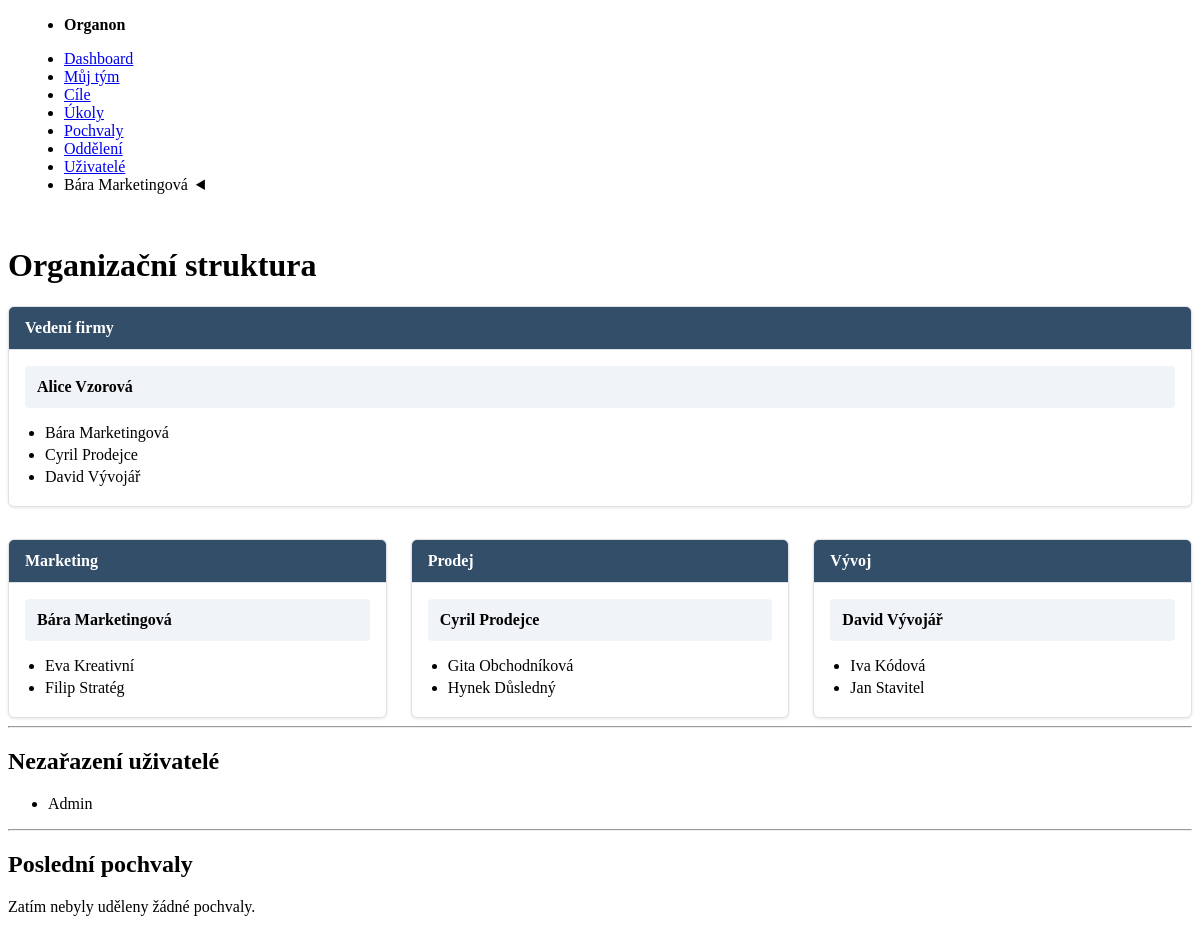
/index.php?page=dashboard (signed in), run on the app's committed database.
### tables this page shows
CREATE TABLE users (
            id INTEGER PRIMARY KEY AUTOINCREMENT,
            username TEXT NOT NULL UNIQUE,
            email TEXT NOT NULL UNIQUE,
            password_hash TEXT NOT NULL,
            full_name TEXT NOT NULL,
            created_at TIMESTAMP DEFAULT CURRENT_TIMESTAMP
        );

### src/Auth.php (called while the page is built, shortened)
<?php
require_once __DIR__ . '/Database.php';
class Auth
{
    private ?array $user = null;
    public function __construct()
    {
        if ($this->check()) {
            $this->user = $_SESSION['user'];
        }
    }
    public function check(): bool
    {
        return isset($_SESSION['user']);
    }
    public function user(): ?array
    {
        return $this->user;
    }
}

### src/Database.php (called while the page is built, shortened)
<?php
class Database
{
    private static ?PDO $instance = null;
    public static function getInstance(): PDO
    {
        if (self::$instance === null) {
            $rootPath = realpath(__DIR__ . '/..');
            $dbPath = $rootPath . '/data/organon.db';
            try {
                self::$instance = new PDO('sqlite:' . $dbPath);
                self::$instance->setAttribute(PDO::ATTR_ERRMODE, PDO::ERRMODE_EXCEPTION);
                self::$instance->setAttribute(PDO::ATTR_DEFAULT_FETCH_MODE, PDO::FETCH_ASSOC);
                self::$instance->exec('PRAGMA foreign_keys = ON;');
            } catch (PDOException $e) {
                die("Database connection failed: " . $e->getMessage());
            }
        }
        return self::$instance;
    }
}

### src/Repository/DepartmentRepository.php (called while the page is built, shortened)
<?php
class DepartmentRepository
{
    private PDO $pdo;
    public function __construct()
    {
        $this->pdo = Database::getInstance();
    }
    public function findAll(): array
    {
        $sql = "
            SELECT
                d.id,
                d.name,
                d.parent_id,
                d.manager_id,
                u.full_name as manager_name,
                p.name as parent_name
            FROM departments d
            LEFT JOIN users u ON d.manager_id = u.id
            LEFT JOIN departments p ON d.parent_id = p.id
            ORDER BY d.name
        ";
        $stmt = $this->pdo->query($sql);
        return $stmt->fetchAll();
    }
}

### templates/dashboard.php (the view, shortened to what this page needs)
<?php
$pdo = Database::getInstance();
$departments = [];
foreach ($departmentRepo->findAll() as $dept) {
    $departments[$dept['id']] = $dept;
}
$users = [];
$stmt_users = $pdo->query("SELECT id, full_name FROM users");
while($user = $stmt_users->fetch(PDO::FETCH_ASSOC)) {
    $users[$user['id']] = $user;
}
$usersByDepartment = [];
$assignedUserIds = [];
$stmt_links = $pdo->query("SELECT user_id, department_id FROM user_departments");
while ($link = $stmt_links->fetch(PDO::FETCH_ASSOC)) {
    $usersByDepartment[$link['department_id']][] = $link['user_id'];
    $assignedUserIds[$link['user_id']] = true;
}
$unassignedUsers = [];
foreach ($users as $userId => $user) {
    if (!isset($assignedUserIds[$userId])) {
        $unassignedUsers[] = $user;
    }
}
$recentRecognitions = $recognitionRepo->findAll();
function render_department_card($dept, $users, $usersByDepartment) {
    $managerName = $dept['manager_name'] ?? 'N/A';
    $memberIds = $usersByDepartment[$dept['id']] ?? [];
    ?>
    <div class="dept-card">
        <div class="dept-header">
            <?= htmlspecialchars($dept['name']) ?>
        </div>
        <div class="dept-body">
            <div class="dept-manager">
                <strong><?= htmlspecialchars($managerName) ?></strong>
            </div>
            <div class="dept-employees">
                <ul>
                    <?php
                    foreach ($memberIds as $userId) {
                        if ($userId != $dept['manager_id']) {
                            echo '<li>' . htmlspecialchars($users[$userId]['full_name']) . '</li>';
                        }
                    }
                    ?>
                </ul>
            </div>
        </div>
    </div>
    <?php
}
$rootDepts = [];
$childDepts = [];
foreach ($departments as $dept) {
    if (empty($dept['parent_id'])) {
        $rootDepts[] = $dept;
    } else {
        $childDepts[$dept['parent_id']][] = $dept;
    }
}
?>
<h1>Organizační struktura</h1>
<div class="org-container">
    <?php
    foreach ($rootDepts as $root) {
        render_department_card($root, $users, $usersByDepartment);
        $directSubDepts = $childDepts[$root['id']] ?? [];
        if (!empty($directSubDepts)) {
            echo '<div class="org-grid">';
            foreach ($directSubDepts as $subDept) {
                render_department_card($subDept, $users, $usersByDepartment);
            }
            echo '</div>';
        }
    }
    ?>
</div>
<hr>
<h2>Nezařazení uživatelé</h2>
<article>
    <?php if (empty($unassignedUsers)): ?>
        <p>Všichni uživatelé jsou zařazeni do oddělení.</p>
    <?php else: ?>
        <ul>
            <?php foreach ($unassignedUsers as $user): ?>
                <li><?= htmlspecialchars($user['full_name']) ?></li>
            <?php endforeach; ?>
        </ul>
    <?php endif; ?>
</article>
<hr>
<h2>Poslední pochvaly</h2>
<article>
    <?php if (empty($recentRecognitions)): ?>
        <p>Zatím nebyly uděleny žádné pochvaly.</p>
    <?php endif; ?>
</article>

### public/index.php (shortened to what this page needs)
<?php
require_once __DIR__ . '/../src/Database.php';
require_once __DIR__ . '/../src/Auth.php';
require_once __DIR__ . '/../src/Repository/DepartmentRepository.php';
$auth = new Auth();
$departmentRepo = new DepartmentRepository();
$recognitionRepo = new RecognitionRepository();
$page = $_GET['page'] ?? 'dashboard';
if ($auth->check()){
    include __DIR__ . '/../templates/header.php';
}
switch ($page) {
    case 'dashboard':
        include __DIR__ . '/../templates/dashboard.php';
        break;
}
if ($auth->check()){
    include __DIR__ . '/../templates/footer.php';
}

### templates/header.php (shortened to what this page needs)
<?php
$user = $auth->user();
?>
<!DOCTYPE html>
<html lang="cs">
<head>
    <link rel="stylesheet" href="https://cdn.jsdelivr.net/npm/@picocss/pico@1/css/pico.min.css">
</head>
<body>
    <?php if ($auth->check()): ?>
    <nav>
        <ul>
            <li><strong>Organon</strong></li>
        </ul>
        <ul>
            <li><a href="index.php?page=dashboard">Dashboard</a></li>
            <li><a href="index.php?page=my_team">Můj tým</a></li>
            <li><a href="index.php?page=goals">Cíle</a></li>
            <li><a href="index.php?page=action_items">Úkoly</a></li>
            <li><a href="index.php?page=recognitions">Pochvaly</a></li>
            <li><a href="index.php?page=departments">Oddělení</a></li>
            <li><a href="index.php?page=users">Uživatelé</a></li>
            <li>
                <details role="list" dir="rtl">
                    <summary aria-haspopup="listbox" role="link"><?= htmlspecialchars($user['full_name']) ?></summary>
                </details>
            </li>
        </ul>
    </nav>
    <?php endif; ?>
    <main class="container">

### templates/footer.php
    </main>
</body>
</html>

### templates/header.php (style rules this page uses)
body > nav { padding-left: 1rem; padding-right: 1rem; }
.container { padding-top: 1rem; }

### templates/dashboard.php (style rules this page uses)
.org-container { display: flex; flex-direction: column; gap: 2rem; }
.org-grid { display: flex; flex-wrap: wrap; gap: 1.5rem; }
.dept-card { border: 1px solid #dfe1e5; border-radius: 6px; flex: 1; min-width: 280px; background-color: #fff; box-shadow: 0 1px 3px rgba(0,0,0,0.1); overflow: hidden; }
.dept-header { background-color: #334e68; color: white; padding: 0.75rem 1rem; font-weight: bold; border-bottom: 1px solid #dfe1e5; }
.dept-body { padding: 1rem; }
.dept-manager { background-color: #f0f4f8; padding: 0.75rem; border-radius: 4px; margin-bottom: 1rem; }
.dept-employees ul { margin: 0; padding-left: 1.25rem; }
.dept-employees li { margin-bottom: 0.25rem; }

### data on the page
users: name "Vedení firmy", full_name "Alice Vzorová", full_name "Bára Marketingová", full_name "Cyril Prodejce", full_name "David Vývojář"
users: name "Marketing", full_name "Bára Marketingová", full_name "Eva Kreativní", full_name "Filip Stratég"
users: name "Prodej", full_name "Cyril Prodejce", full_name "Gita Obchodníková", full_name "Hynek Důsledný"
users: name "Vývoj", full_name "David Vývojář", full_name "Iva Kódová", full_name "Jan Stavitel"
users: full_name "Admin"

### other printed values
$user['full_name'] "Bára Marketingová"
